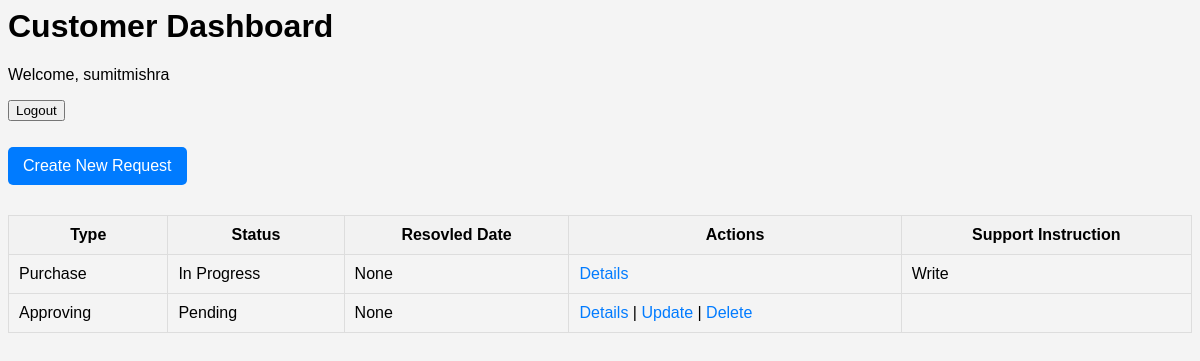
The page /dashboard/ (signed in) on the database as committed earlier.
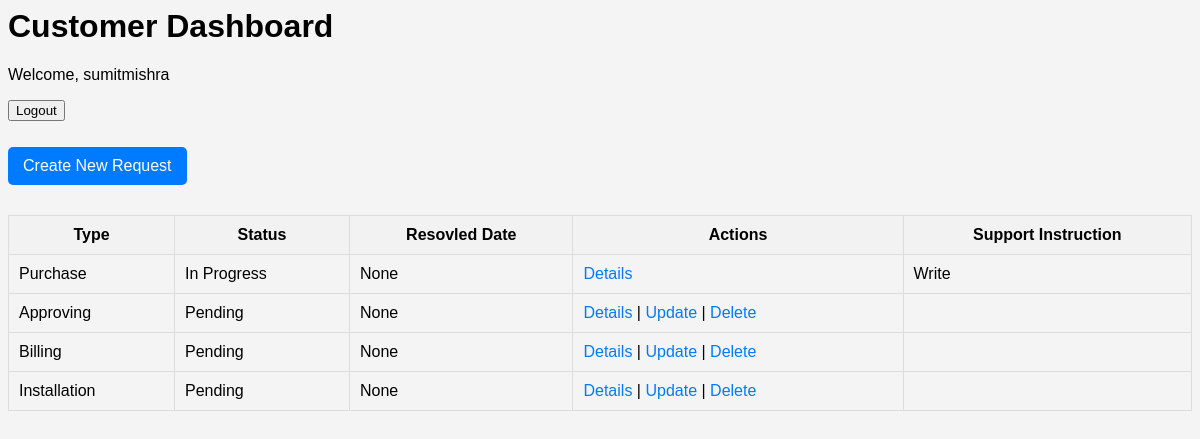
The same page on the database as committed later.
### customer/models.py (models this page shows, shortened)
class CustomUser(AbstractBaseUser, PermissionsMixin):
    email = models.EmailField(unique=True)
    username = models.CharField(max_length=150)
    first_name = models.CharField(max_length=30, blank=True)
    last_name = models.CharField(max_length=30, blank=True)
    is_active = models.BooleanField(default=True)
    is_staff = models.BooleanField(default=False)
    objects = CustomUserManager()
    USERNAME_FIELD = 'email'
    REQUIRED_FIELDS = ['username']

### service_req/models.py (models this page shows, shortened)
class ServiceRequest(models.Model):
    REQUEST_STATUS = [
        ('Pending', 'Pending'),
        ('In Progress', 'In Progress'),
        ('Resolved', 'Resolved'),
    ]
    REQUEST_TYPE_CHOICES = [
        ('Leak', 'Gas Leak'),
        ('Installation', 'New Installation'),
        ('Maintenance', 'Maintenance'),
        ('Billing', 'Billing Inquiry'),
        ('Other', 'Other'),
    ]
    customers = models.ForeignKey(CustomUser, on_delete=models.CASCADE)
    request_type = models.CharField(max_length=50, choices=REQUEST_TYPE_CHOICES)
    details = models.TextField()
    support = models.TextField()
    status = models.CharField(choices=REQUEST_STATUS, max_length=20, default='Pending')
    date_created = models.DateTimeField(auto_now_add=True)
    date_resolved = models.DateTimeField(null=True, blank=True)

### customer/views.py (the view)
# urls.py: path('dashboard/', CustomerDashboardView.as_view(), name='dashboard'),
class CustomerDashboardView(LoginRequiredMixin, TemplateView):
    template_name = 'customer/dashboard.html'
    def get(self, request, *args, **kwargs):
        if not request.user.groups.filter(name='Customer').exists():
            return redirect('login')  # Redirect to login if not in Customer group
        return super().get(request, *args, **kwargs)
    def get_context_data(self, **kwargs):
        context = super().get_context_data(**kwargs)
        customer_service_requests = ServiceRequest.objects.filter(customers=self.request.user)
        context['service_requests'] = customer_service_requests
        return context

### customer/templates/customer/dashboard.html (shortened to what this page needs)
<html>
<head>
</head>
<body>
    <h1>Customer Dashboard</h1>
    <header>
            <p>Welcome, {{ user.username }}</p>
            <form action="{% url 'customer:logout' %}" method="post">
                <button type="submit">Logout</button>
            </form>
    </header>
    <a href="{% url 'service_req:service_request_create' %}" class="button">Create New Request</a>
    <table>
        <thead>
            <tr>
                <th>Type</th>
                <th>Status</th>
                <th>Resovled Date</th>
                <th>Actions</th>
                <th>Support Instruction</th>
            </tr>
        </thead>
        <tbody>
            {% if service_requests.exists %}
                {% for request in service_requests %}
                    <tr>
                        <td>{{ request.request_type }}</td>
                        <td>{{ request.status }}</td>
                        <td>{{ request.date_resolved }}</td>
                        <td>
                            <a href="{% url 'service_req:service_request_detail' request.pk %}">Details</a>
                            {% if request.status == 'Pending' %}
                                | <a href="{% url 'service_req:service_request_update' request.pk %}">Update</a>
                                | <a href="{% url 'service_req:service_request_delete' request.pk %}">Delete</a>
                            {% endif %}
                        </td>
                        <td>
                              {{request.support}}
                        </td>
                    </tr>
                {% endfor %}
            {% else %}
                <tr>
                    <td colspan="3">No service requests available.</td>
                </tr>
            {% endif %}
        </tbody>
    </table>
</body>
</html>

### customer/templates/customer/dashboard.html (style rules this page uses)
body { font-family: Arial, sans-serif; background-color: #f4f4f4; }
table { width: 100%; border-collapse: collapse; margin: 20px 0; }
table, th, td { border: 1px solid #ddd; padding: 10px; }
th { background-color: #f2f2f2; }
a { text-decoration: none; color: #007BFF; }
.button { margin: 10px 0; display: inline-block; padding: 10px 15px; background-color: #007BFF; color: white; border-radius: 5px; }

Rows that differ between the two databases and show on the page:
added ServiceRequest: request_type "Billing", status "Pending", date_resolved "None", shows "Update"
added ServiceRequest: request_type "Installation", status "Pending", date_resolved "None", shows "Update"
